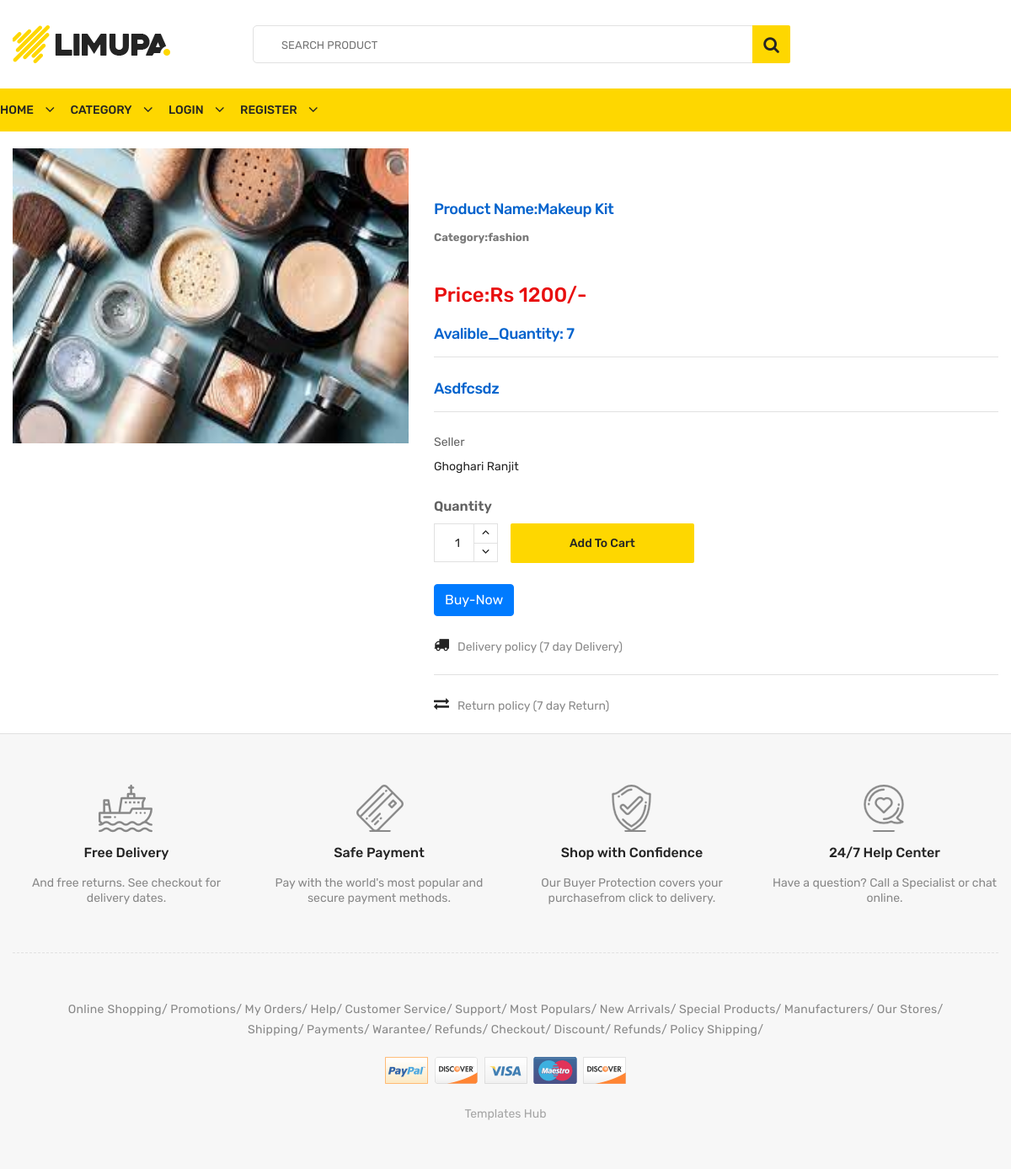
Before: /view-product/17 with the older database file.
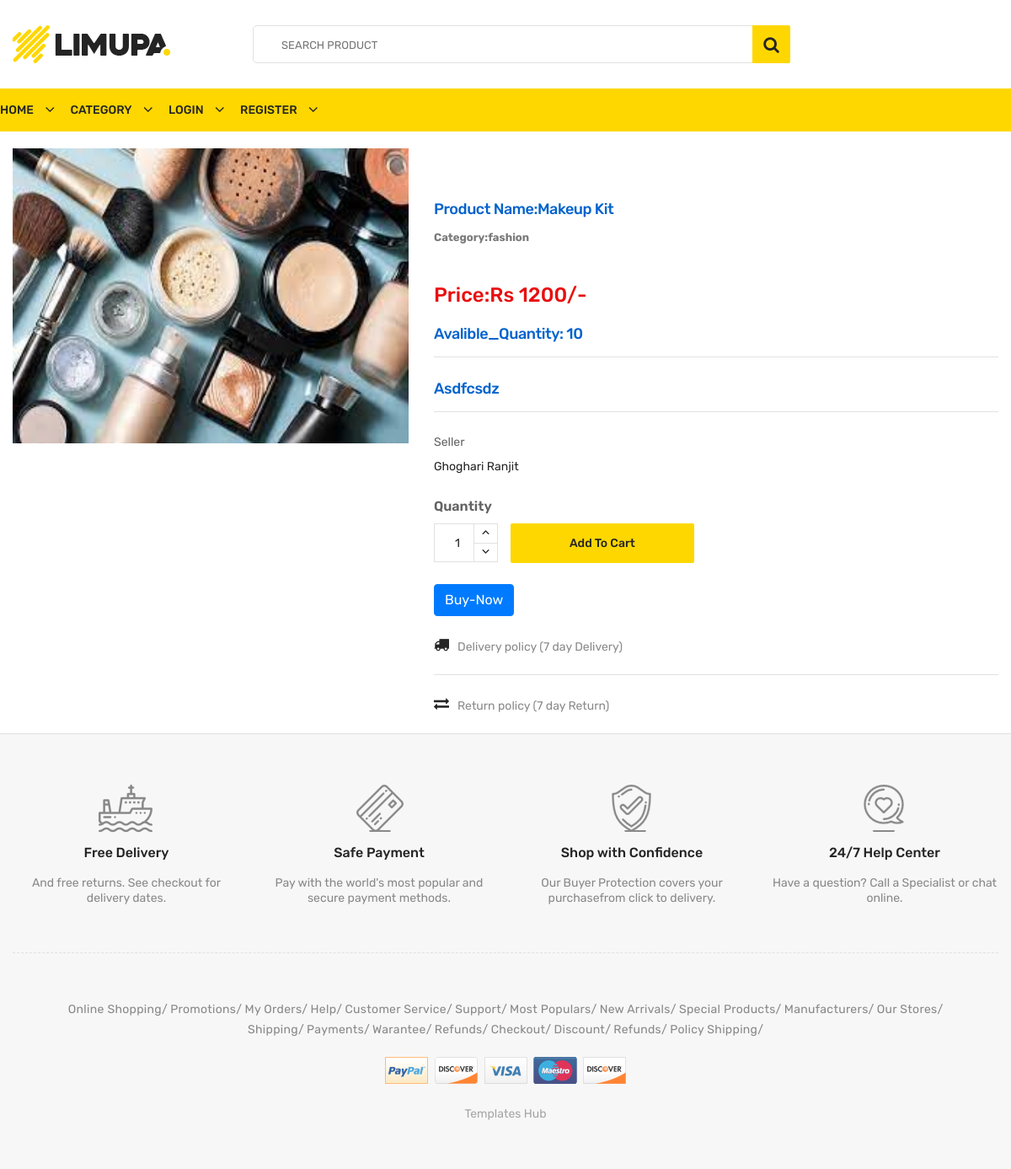
After: the same page with the newer database file.
### myapp/models.py (models this page shows, shortened)
class Product(models.Model):
    cate=(
        ('fashion','Fashion'),
        ('electronic','Electronic'),
        ('home and kitchen','Home and kitchen'),
        ('travel','Travel'),
        ('toy','Toy'),
        ('beauty','Beauty'),
        ('food','Food'),
        ('stationery','stationery')
    )
    seller=models.ForeignKey(User,on_delete=models.CASCADE)
    product_name=models.CharField(max_length=100)
    category=models.CharField(max_length=100,choices=cate)
    quantity=models.IntegerField()
    price=models.IntegerField()
    pic=models.FileField(upload_to='product/')
    description=models.TextField(max_length=200)

class User(AbstractUser):
    role1=(('seller','Seller'),('buyer','Buyer'))
    email=models.EmailField(unique=True)
    mobile=models.CharField(max_length=15,null=True,blank=True)
    role=models.CharField(max_length=10,choices=role1)
    verification=models.BooleanField(default=False)

### myapp/views.py (the view)
# urls.py: path('view-product/<int:pk>',views.view_product,name='view-product'),
def view_product(request,pk):
    pro=Product.objects.get(id=pk)
    if request.user.is_authenticated:
        cart=False
        cart=Mycart.objects.filter(product_id=pro,user=request.user).exists()
        return render(request,'view-product.html',{'pro':pro,'cart':cart})
    else:
        return render(request,'view-product.html',{'pro':pro})

### myapp/templates/view-product.html (shortened to what the changed rows need)
{% extends 'header.html' %}
{% load static %}
{% block content %}
<div class="content-wraper">
    <div class="container">
        <div class="row single-product-area">
            <div class="col-lg-5 col-md-6">
                <div class="product-details-left">
                    <div class="product-details-images slider-navigation-1">
                        <div class="lg-image">
                            <a>
                                <img src="{{pro.pic.url}}" alt="product image width="350" height="350"">
                            </a>
                        </div>
                    </div>
                </div>
            </div>
            <div class="col-lg-7 col-md-6">
                <div class="product-details-view-content pt-60">
                    <div class="product-info">
                        <h2>product Name:{{pro.product_name}}</h2>
                        <h4 class="product-details-ref">Category:{{pro.category}}</h4>
                        <div class="rating-box pt-20">
                        </div>
                        <div class="price-box pt-20">
                            <span class="new-price new-price-2">Price:Rs {{pro.price}}/-</span>
                        </div>
                        {% if pro.quantity > 0 %}
                        <div class="product-desc">
                            <h2>
                                <span>Avalible_Quantity: {{pro.quantity}}
                                </span>
                            </h2>
                        </div>
                        {% endif %}
                        <div class="product-desc">
                            <h2>
                                <span>{{pro.description}}
                                </span>
                            </h2>
                        </div>
                        <div class="product-variants">
                            <div class="produt-variants-size">
                                <label>Seller</label>
                                {{pro.seller.first_name}} {{pro.seller.last_name}}
                            </div>
                        </div>
                        {% if pro.quantity > 0%}
                        <div class="single-add-to-cart">
                            <form action="{% url 'add-to-cart' pro.id%}" method="POST" class="cart-quantity">
                            </form>
                        </div>
                        <div class="product-additional-info pt-25">
                            <a href="{% url 'buy-now' pro.id%}" class="btn btn-primary">Buy-Now</a>
                        </div>
                        {% endif %}
                        <div class="block-reassurance">
                            <ul>
                            </ul>
                        </div>
                    </div>
                </div>
            </div>
        </div>
    </div>
</div>
{% endblock %}

Changed rows visible on the page:
changed Product "Makeup Kit": quantity "7" → "10"
